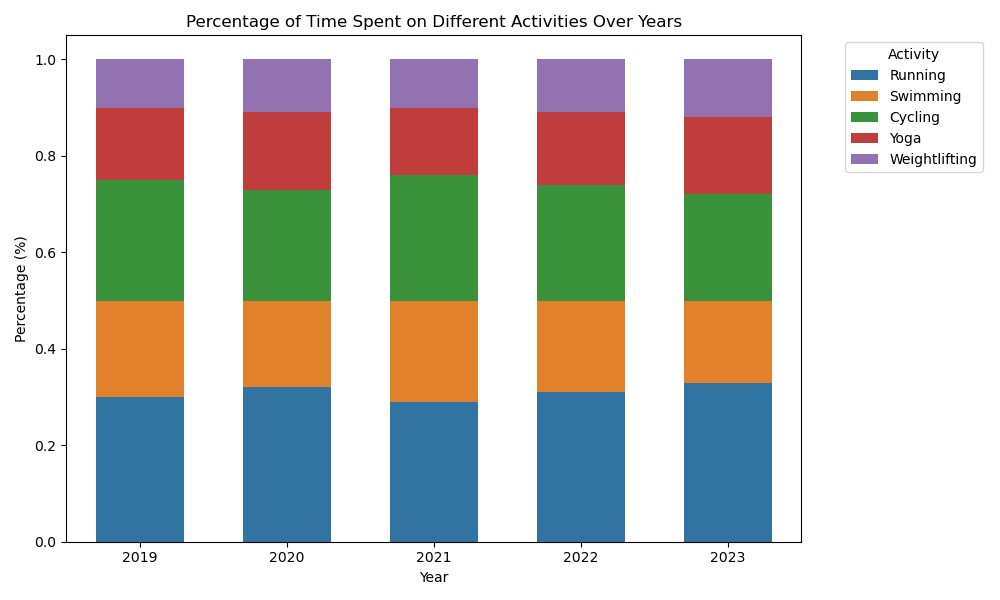

Python code for this plot:

import seaborn as sns
import matplotlib.pyplot as plt
import pandas as pd

# Your provided data
data = [
    {'Year': 2019, 'Running': '30%', 'Swimming': '20%', 'Cycling': '25%', 'Yoga': '15%', 'Weightlifting': '10%'},
    {'Year': 2020, 'Running': '32%', 'Swimming': '18%', 'Cycling': '23%', 'Yoga': '16%', 'Weightlifting': '11%'},
    {'Year': 2021, 'Running': '29%', 'Swimming': '21%', 'Cycling': '26%', 'Yoga': '14%', 'Weightlifting': '10%'},
    {'Year': 2022, 'Running': '31%', 'Swimming': '19%', 'Cycling': '24%', 'Yoga': '15%', 'Weightlifting': '11%'},
    {'Year': 2023, 'Running': '33%', 'Swimming': '17%', 'Cycling': '22%', 'Yoga': '16%', 'Weightlifting': '12%'}
]

# Convert the data into a pandas DataFrame
df = pd.DataFrame(data)

# Convert percentage strings to numbers
for col in df.columns[1:]:
    df[col] = df[col].str.rstrip('%').astype('float') / 100

# Reshape the DataFrame from wide to long format
df_long = df.melt(id_vars='Year', var_name='Activity', value_name='Percentage')

# Calculate the bottom position for each bar segment
df_long['Bottom'] = df_long.groupby('Year')['Percentage'].cumsum() - df_long['Percentage']

# Begin plotting
plt.figure(figsize=(10, 6))

# Create a color palette
colors = ['#1f77b4', '#ff7f0e', '#2ca02c', '#d62728', '#9467bd']

# Plot each activity
for i, activity in enumerate(df.columns[1:]):
    sns.barplot(
        data=df_long[df_long['Activity'] == activity],
        x='Year',
        y='Percentage',
        color=colors[i],
        label=activity,
        bottom=df_long[df_long['Activity'] == activity]['Bottom'],
        width=0.6
    )

# Additional plot formatting
plt.title('Percentage of Time Spent on Different Activities Over Years')
plt.ylabel('Percentage (%)')
plt.xlabel('Year')

# Move the legend outside the plot
plt.legend(title='Activity', bbox_to_anchor=(1.05, 1), loc='upper left')

# Show the plot
plt.tight_layout()
plt.show()
